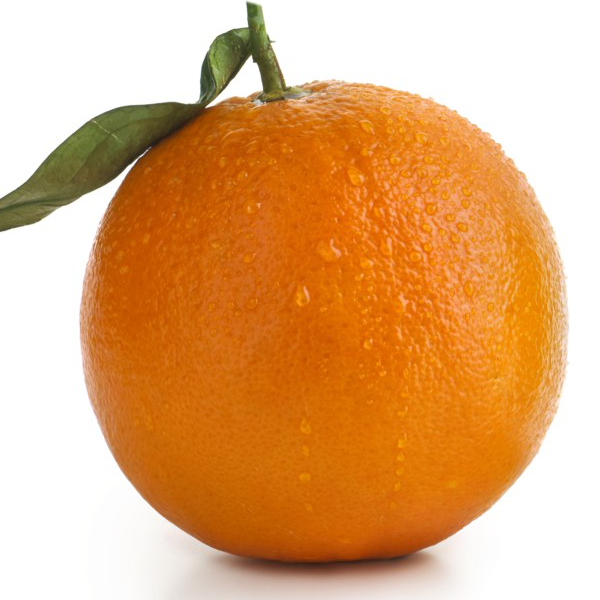
#> input picture orange.png, 600 x 600 px, found by its file name
$ jupyter execute OpenCV.ipynb   (shell and % lines are left out)
#> lines starting #> are read from the running program, lines starting #| are printed output that depends on the picture
# Análise de Imagens com OpenCV

## Importando bibliotecas

[cell 1]
# Importando bibliotecas
import cv2 as cv
from google.colab.patches import cv2_imshow

## Importando as imagens

[cell 2]
# Selecionando imagens
img1 = cv.imread("/content/opencv/orange.png")
#> img1 is the input picture: shape (600, 600, 3); mean B, G, R 120.5, 171.7, 224.5
img2 = cv.imread("/content/opencv/apple.png")
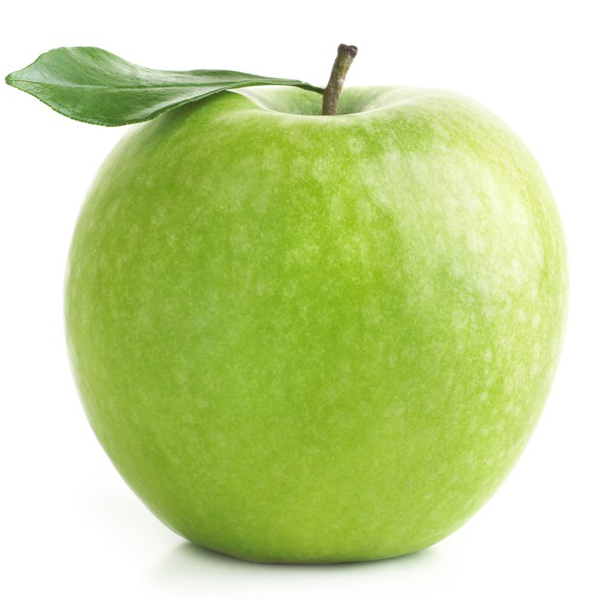
#> input picture apple.png, 600 x 600 px, found by its file name
#> img2 is the input picture: shape (600, 600, 3); mean B, G, R 153.2, 216.7, 199.3

# Juntando as duas imagens lado a lado
final_image = cv.hconcat((img1, img2))
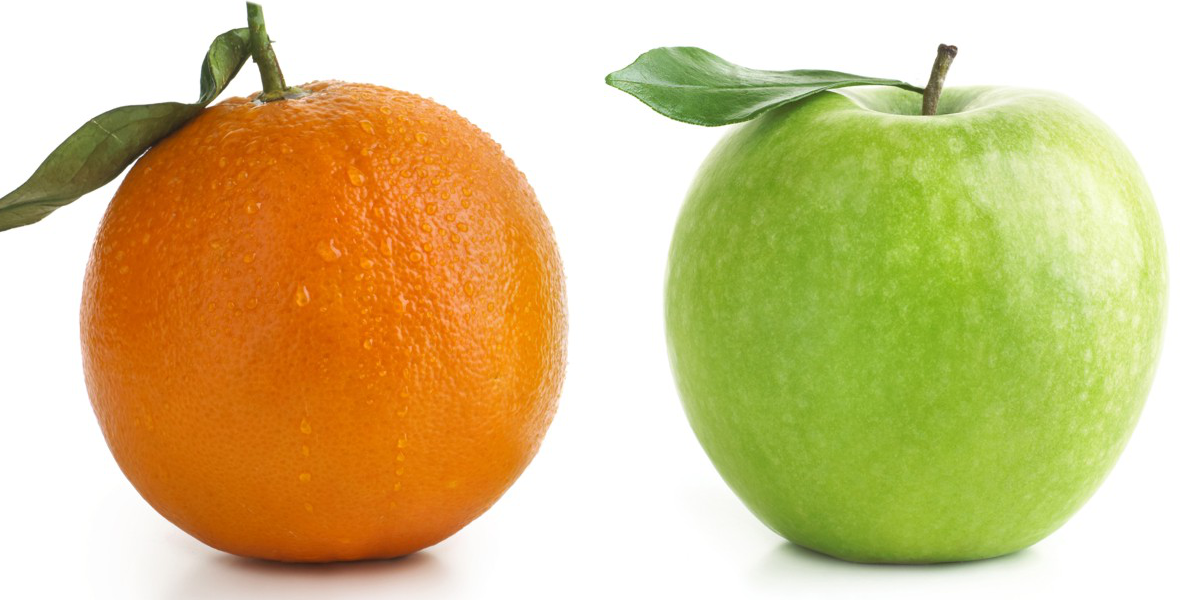
#> final_image: shape (600, 1200, 3); mean B, G, R 136.9, 194.2, 211.9

# Exibindo a imagem no colab
cv2_imshow(final_image)

## Verificando estrutura da imagem

[cell 3]
# Verificando o tipo de dados da matriz da imagem
print('Dtype da imagem1 é {} e o Dtype da imagem2 é {}'
      .format(img1.dtype,img2.dtype))
#| Dtype da imagem1 é uint8 e o Dtype da imagem2 é uint8
# Verificando a altura da imagem
print('A altura da imagem1 é {} e a altura da imagem2 é {}'
      .format(img1.shape[0],img2.shape[0]))
#| A altura da imagem1 é 600 e a altura da imagem2 é 600
# Verificando a largura da imagem
print('A largura da imagem1 é {} e a largura da imagem2 é {}'
      .format(img1.shape[1],img2.shape[1]))
#| A largura da imagem1 é 600 e a largura da imagem2 é 600
# Verificando o número de canais da imagem
print('O número de canais da imagem1 é {} e o número de canais da imagem2 é {}'
      .format(img1.shape[2],img2.shape[2]))
#| O número de canais da imagem1 é 3 e o número de canais da imagem2 é 3

## Verificando cores da imagem

[cell 4]
b1, g1, r1 = cv.split(img1)
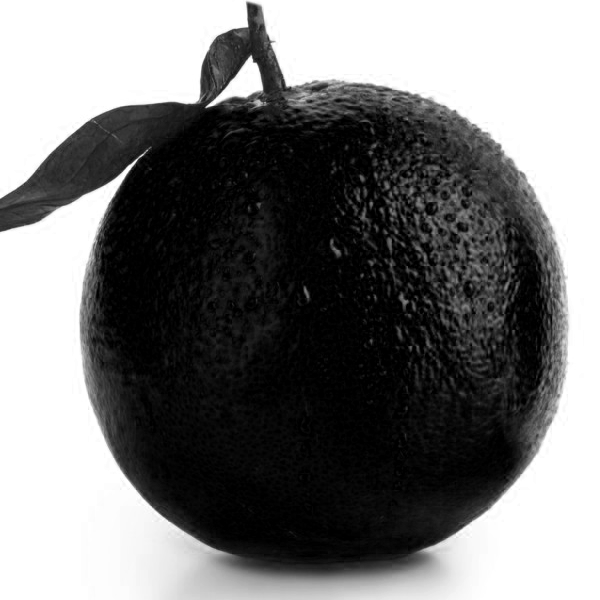
#> b1: shape (600, 600); min 0, max 255, mean 120.5
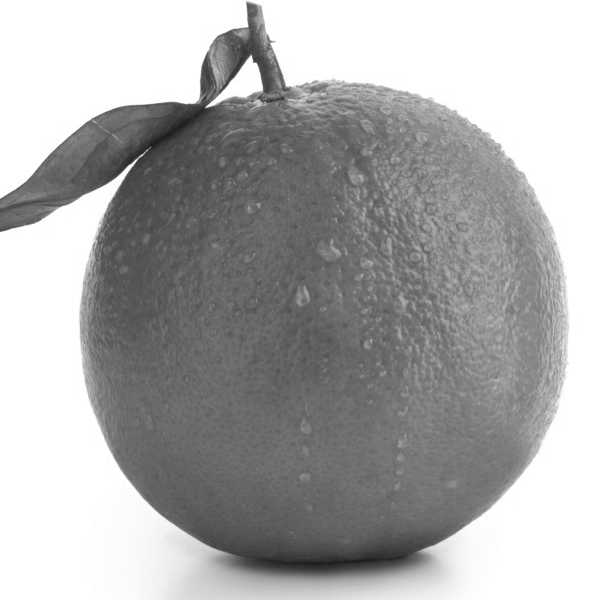
#> g1: shape (600, 600); min 26, max 255, mean 171.7
b2, g2, r2 = cv.split(img2)
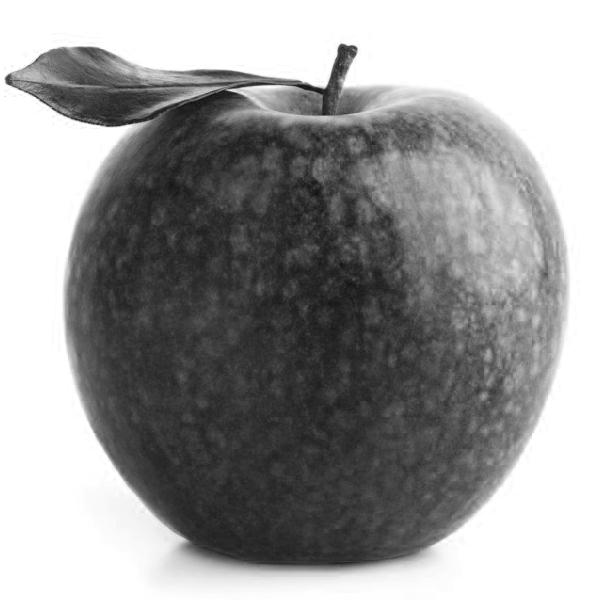
#> b2: shape (600, 600); min 12, max 255, mean 153.2
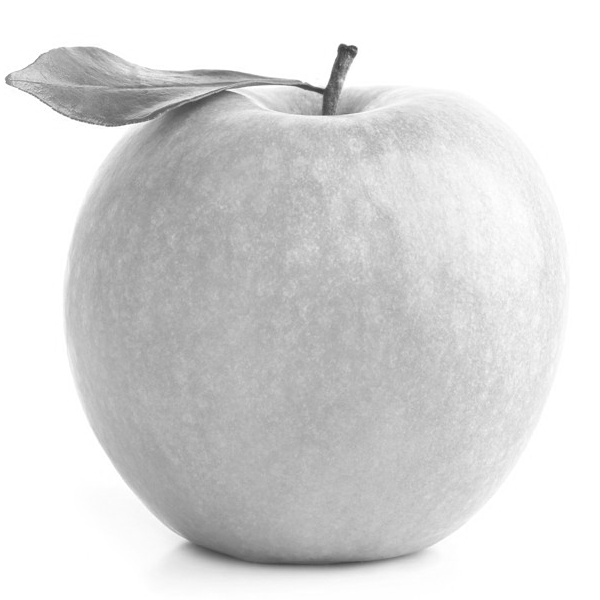
#> g2: shape (600, 600); min 57, max 255, mean 216.7
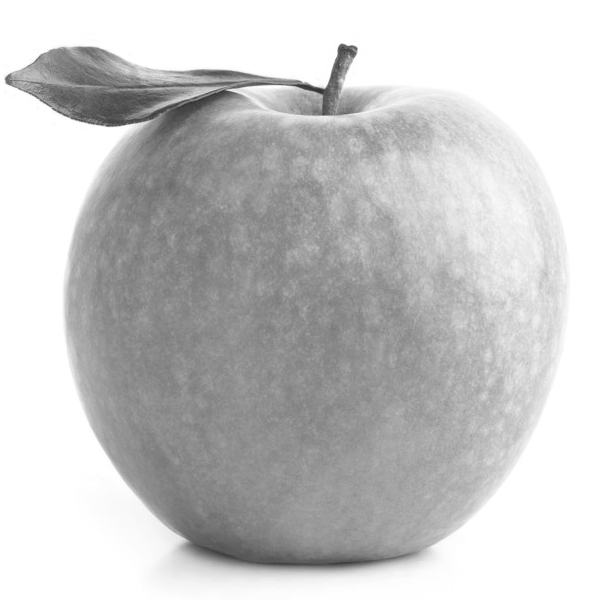
#> r2: shape (600, 600); min 44, max 255, mean 199.3
# Verificando a cor b da imagem
print('A quantidade de elementos diferente de zero na matriz da imagem1 é de {} e na imagem2 é de {}'
      .format(cv.countNonZero(b1),cv.countNonZero(b2)))
#| A quantidade de elementos diferente de zero na matriz da imagem1 é de 330443 e na imagem2 é de 360000
# Verificando a cor g da imagem
print('A quantidade de elementos diferente de zero na matriz da imagem1 é de {} e na imagem2 é de {}'
      .format(cv.countNonZero(g1),cv.countNonZero(g2)))
#| A quantidade de elementos diferente de zero na matriz da imagem1 é de 360000 e na imagem2 é de 360000
# Verificando a cor r da imagem
print('A quantidade de elementos diferente de zero na matriz da imagem1 é de {} e na imagem2 é de {}'
      .format(cv.countNonZero(r1),cv.countNonZero(r2)))
#| A quantidade de elementos diferente de zero na matriz da imagem1 é de 360000 e na imagem2 é de 360000

## Função para identificar diferença nas imagens

[cell 5]
def image_difference(image_1, image_2):
  # Salva o shape das imagens
  img1_shape = image_1.shape[:2]
#> img1_shape = (600, 600)
  img2_shape = image_2.shape[:2]
#> img2_shape = (600, 600)
  # TESTE 1: Compara a estrutura das imagens
  if img1_shape == img2_shape:
      print("O tamanho das imagens são os mesmos")
      # Extrai a diferença de cor entre duas imagens
      difference = cv.subtract(image_1, image_2)
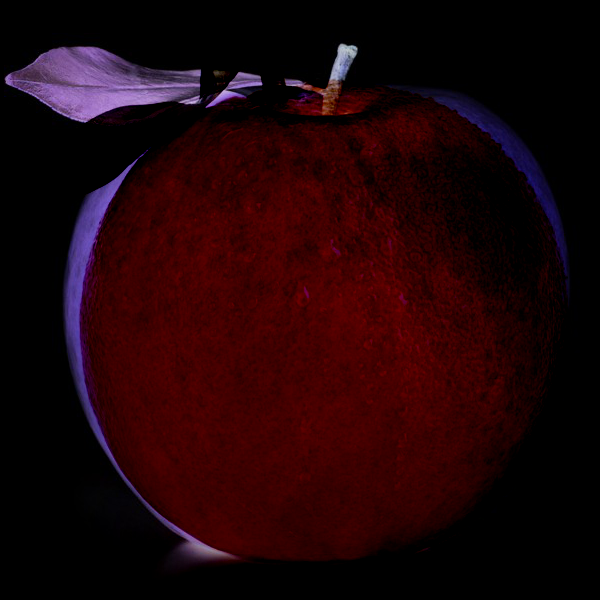
#> difference: shape (600, 600, 3); mean B, G, R 7.5, 3.8, 31.4
      # Separa as três cores da imagem
      b, g, r = cv.split(difference)
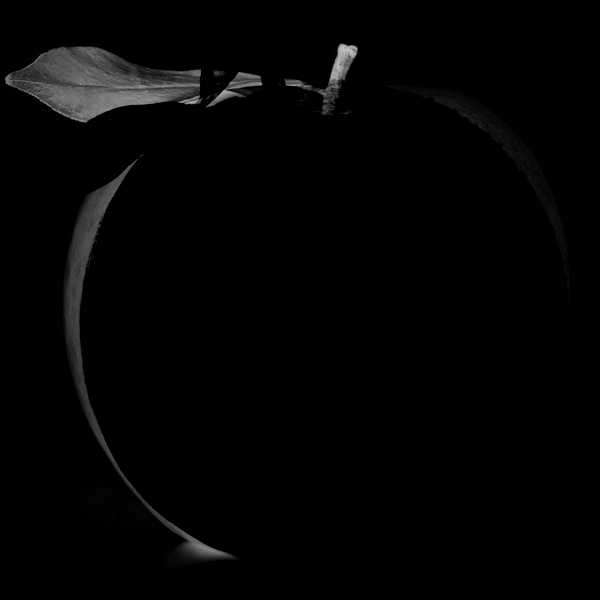
#> g: shape (600, 600); min 0, max 198, mean 3.8
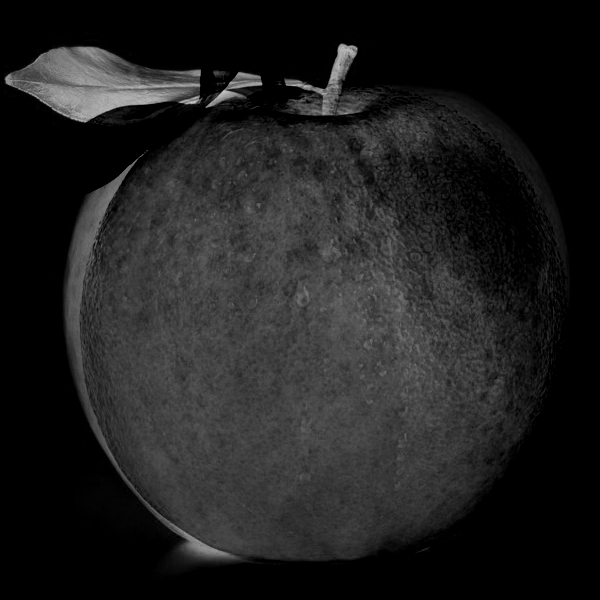
#> r: shape (600, 600); min 0, max 211, mean 31.4
      # TESTE 2: Compara as cores das imagens
      if cv.countNonZero(b) == 0 and cv.countNonZero(g) == 0 and cv.countNonZero(r) == 0:
          print("As cores das imagens são iguais")
      else:
          print('As cores das imagens são diferentes')
  else:
      print("As imagens tem tamanhos diferentes")
  # Gera uma imagem com a diferença das imagens
  return cv2_imshow(difference)
